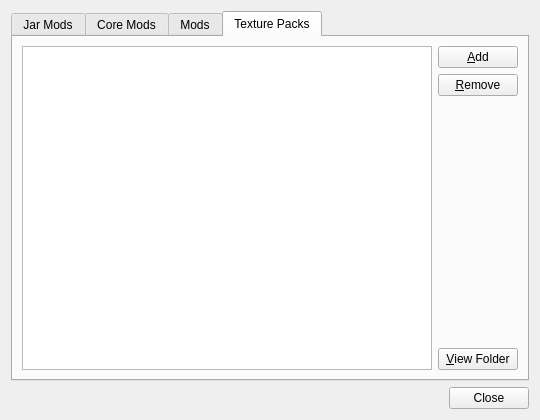
<?xml version="1.0" encoding="UTF-8"?>
<ui version="4.0">
 <class>ModEditWindow</class>
 <widget class="QDialog" name="ModEditWindow">
  <property name="geometry">
   <rect>
    <x>0</x>
    <y>0</y>
    <width>540</width>
    <height>420</height>
   </rect>
  </property>
  <property name="windowTitle">
   <string>Dialog</string>
  </property>
  <layout class="QVBoxLayout" name="verticalLayout">
   <item>
    <widget class="QTabWidget" name="tabWidget">
     <property name="currentIndex">
      <number>3</number>
     </property>
     <widget class="QWidget" name="jarModsTab">
      <attribute name="title">
       <string>Jar Mods</string>
      </attribute>
      <layout class="QHBoxLayout" name="horizontalLayout">
       <item>
        <widget class="QListView" name="jarModsListView"/>
       </item>
       <item>
        <layout class="QVBoxLayout" name="jarModsButtonBox">
         <item>
          <widget class="QPushButton" name="addJarModButton">
           <property name="text">
            <string>&amp;Add</string>
           </property>
          </widget>
         </item>
         <item>
          <widget class="QPushButton" name="delJarModButton">
           <property name="text">
            <string>&amp;Remove</string>
           </property>
          </widget>
         </item>
         <item>
          <widget class="QPushButton" name="mcforgeButton">
           <property name="text">
            <string>MCForge</string>
           </property>
          </widget>
         </item>
         <item>
          <spacer name="jarModsButtonSpacer">
           <property name="orientation">
            <enum>Qt::Vertical</enum>
           </property>
           <property name="sizeHint" stdset="0">
            <size>
             <width>20</width>
             <height>40</height>
            </size>
           </property>
          </spacer>
         </item>
         <item>
          <widget class="QPushButton" name="jarModMoveUpButton">
           <property name="text">
            <string>Move &amp;Up</string>
           </property>
          </widget>
         </item>
         <item>
          <widget class="QPushButton" name="jarModMoveDownButton">
           <property name="text">
            <string>Move &amp;Down</string>
           </property>
          </widget>
         </item>
        </layout>
       </item>
      </layout>
     </widget>
     <widget class="QWidget" name="coreModsTab">
      <attribute name="title">
       <string>Core Mods</string>
      </attribute>
      <layout class="QHBoxLayout" name="horizontalLayout_3">
       <item>
        <widget class="QListView" name="coreModsListView"/>
       </item>
       <item>
        <layout class="QVBoxLayout" name="coreModsButtonBox">
         <item>
          <widget class="QPushButton" name="addCoreModButton">
           <property name="text">
            <string>&amp;Add</string>
           </property>
          </widget>
         </item>
         <item>
          <widget class="QPushButton" name="delCoreModButton">
           <property name="text">
            <string>&amp;Remove</string>
           </property>
          </widget>
         </item>
         <item>
          <spacer name="coreModsButtonSpacer">
           <property name="orientation">
            <enum>Qt::Vertical</enum>
           </property>
           <property name="sizeHint" stdset="0">
            <size>
             <width>20</width>
             <height>40</height>
            </size>
           </property>
          </spacer>
         </item>
         <item>
          <widget class="QPushButton" name="viewCoreModFolderButton">
           <property name="text">
            <string>&amp;View Folder</string>
           </property>
          </widget>
         </item>
        </layout>
       </item>
      </layout>
     </widget>
     <widget class="QWidget" name="mlModsTab">
      <attribute name="title">
       <string>Mods</string>
      </attribute>
      <layout class="QHBoxLayout" name="horizontalLayout_2">
       <item>
        <widget class="QListView" name="mlModListView"/>
       </item>
       <item>
        <layout class="QVBoxLayout" name="mlModsButtonBox">
         <item>
          <widget class="QPushButton" name="addMlModButton">
           <property name="text">
            <string>&amp;Add</string>
           </property>
          </widget>
         </item>
         <item>
          <widget class="QPushButton" name="delMlModButton">
           <property name="text">
            <string>&amp;Remove</string>
           </property>
          </widget>
         </item>
         <item>
          <spacer name="mlModsButtonSpacer">
           <property name="orientation">
            <enum>Qt::Vertical</enum>
           </property>
           <property name="sizeHint" stdset="0">
            <size>
             <width>20</width>
             <height>40</height>
            </size>
           </property>
          </spacer>
         </item>
         <item>
          <widget class="QPushButton" name="viewMlModFolderButton">
           <property name="text">
            <string>&amp;View Folder</string>
           </property>
          </widget>
         </item>
        </layout>
       </item>
      </layout>
     </widget>
     <widget class="QWidget" name="texturePacksTab">
      <attribute name="title">
       <string>Texture Packs</string>
      </attribute>
      <layout class="QHBoxLayout" name="horizontalLayout_4">
       <item>
        <widget class="QListView" name="texturePackListView"/>
       </item>
       <item>
        <layout class="QVBoxLayout" name="texturePacksButtonBox">
         <item>
          <widget class="QPushButton" name="addTPackButton">
           <property name="text">
            <string>&amp;Add</string>
           </property>
          </widget>
         </item>
         <item>
          <widget class="QPushButton" name="delTPackButton">
           <property name="text">
            <string>&amp;Remove</string>
           </property>
          </widget>
         </item>
         <item>
          <spacer name="texturePacksButtonSpacer">
           <property name="orientation">
            <enum>Qt::Vertical</enum>
           </property>
           <property name="sizeHint" stdset="0">
            <size>
             <width>20</width>
             <height>40</height>
            </size>
           </property>
          </spacer>
         </item>
         <item>
          <widget class="QPushButton" name="viewTPackFolderButton">
           <property name="text">
            <string>&amp;View Folder</string>
           </property>
          </widget>
         </item>
        </layout>
       </item>
      </layout>
     </widget>
    </widget>
   </item>
   <item>
    <widget class="QDialogButtonBox" name="buttonBox">
     <property name="standardButtons">
      <set>QDialogButtonBox::Close</set>
     </property>
    </widget>
   </item>
  </layout>
 </widget>
 <resources/>
 <connections/>
</ui>
